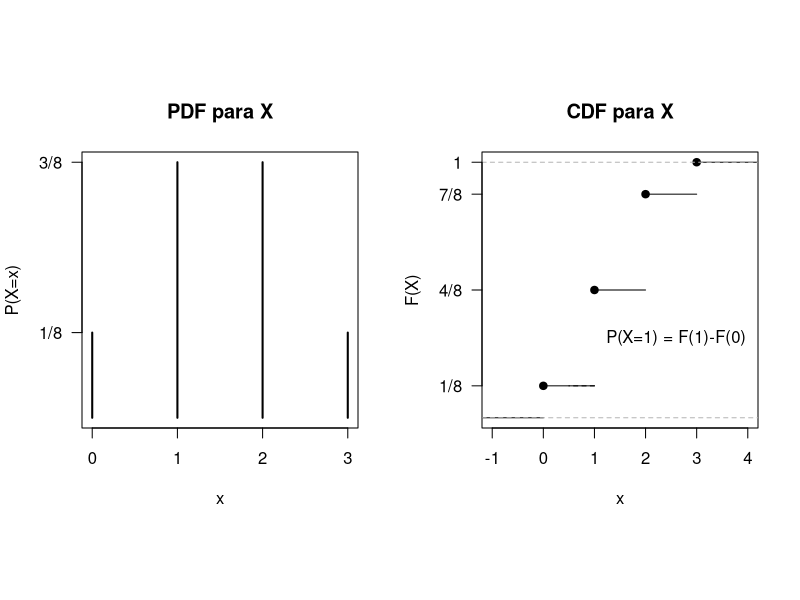

Reproduce this figure in R.
## ---- chunk 1
opar <- par(no.readonly = TRUE)
library(MASS) 
par(mfrow=c(1,2), pty = "s")
S <- expand.grid(moneda1 = 0:1, moneda2 = 0:1, moneda3 = 0:1)
n.heads <- apply(S, 1, sum)
cbind(S, n.heads)
## ---- chunk 2
T1 <- table(n.heads)/length(n.heads)
fractions(T1)
## ---- chunk 3
plot(T1, xlab = "x", ylab = "P(X=x)", yaxt = "n", main = "PDF para X") +
axis(2, at =c(1/8, 3/8), labels = c("1/8", "3/8"), las = 1)
## ---- chunk 4
plot(ecdf(n.heads), main = "CDF para X", ylab = "F(X)", xlab = "x",
     yaxt = "n") + 
  axis(2, at = c(1/8, 4/8, 7/8, 1), labels = c("1/8", "4/8", "7/8", "1"),
       las = 1) +
  segments(1, 1/8, 4/8, lty = 2) +
  text(2.6, 2.5/8, "P(X=1) = F(1)-F(0)") 
